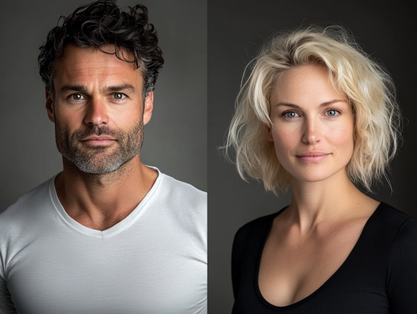
#> input picture labbs/obid/lab3/assets/ManWoman.png, 417 x 314 px, shrunk from 631 x 475 before the run
$ python section04.py   (older library calls are emulated)
#> lines starting #> are read from the running program, lines starting #| are printed output that depends on the picture
"""Lab 3, Section 4: Gaussian filtering and Sobel edges."""

import time
from pathlib import Path

import cv2
import matplotlib.pyplot as plt
import numpy as np


def measure_filter(method, image, *kernels):
    border = cv2.BORDER_REFLECT_101
    method(image, cv2.CV_64F, *kernels, borderType=border)  # Warm up once.
    times = []
    for _ in range(20):
        start = time.perf_counter()
        result = method(image, cv2.CV_64F, *kernels, borderType=border)
        times.append((time.perf_counter() - start) * 1000)
    return result, np.median(times)


def detect_horizontal_edges(gray):
    gx = cv2.Sobel(gray, cv2.CV_64F, 1, 0, ksize=3)
    gy = cv2.Sobel(gray, cv2.CV_64F, 0, 1, ksize=3)
    return gx, gy


lab_folder = Path(__file__).resolve().parent.parent
image_path = lab_folder / "assets" / "ManWoman.png"
image = cv2.imread(str(image_path))
#> image is the input picture: shape (314, 417, 3); mean B, G, R 85.5, 92.6, 104.3
if image is None:
    raise FileNotFoundError(f"Could not read {image_path}")
gray = cv2.cvtColor(image, cv2.COLOR_BGR2GRAY)
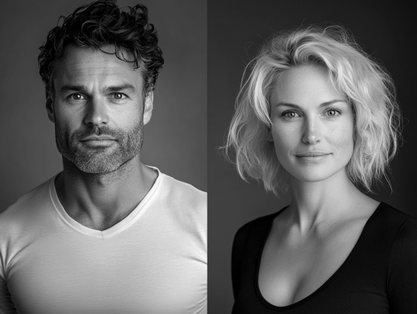
#> gray: shape (314, 417); min 0, max 252, mean 95.3
gray_float = gray.astype(np.float64)

# Q4.1: use equivalent kernels and the same input and border handling.
print("Kernel   Ordinary 2D (ms)   Separable (ms)   Faster         Outputs match")
for size in [5, 11, 21]:
    kernel_1d = cv2.getGaussianKernel(size, 1.0)
    kernel_2d = kernel_1d @ kernel_1d.T
    ordinary, ordinary_ms = measure_filter(cv2.filter2D, gray_float, kernel_2d)
    separable, separable_ms = measure_filter(cv2.sepFilter2D, gray_float, kernel_1d, kernel_1d)
    faster = "Separable" if separable_ms < ordinary_ms else "Ordinary 2D"
    matches = np.allclose(ordinary, separable)
    print(f"{size:2d} x {size:<2d} {ordinary_ms:17.3f} {separable_ms:16.3f}   "
          f"{faster:<14} {matches}")
#> this loop made 3 passes
#> (ordinary_ms, separable_ms) on passes 1 to 3: (1.44, 0.617), (10.43, 1.58), (11.4, 3.08)
#|  5 x 5              1.436            0.617   Separable      True
#| 11 x 11            10.434            1.577   Separable      True
#| 21 x 21            11.402            3.078   Separable      True

# Q4.2 and Q4.3: keep the signed derivatives for the magnitude calculation.
gx, gy = detect_horizontal_edges(gray)
#> in detect_horizontal_edges, `gx = cv2.Sobel(gray, cv2.CV_64F, 1, 0, ksize=3)`:
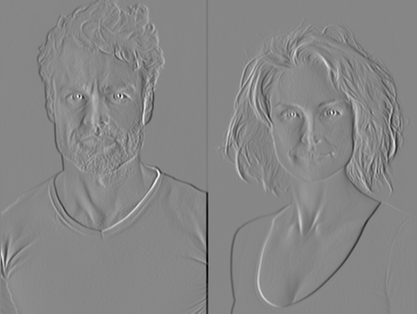
#> gx: shape (314, 417) float64; min -758, max 675, mean -1; drawn with min black and max white
#> in detect_horizontal_edges, `gy = cv2.Sobel(gray, cv2.CV_64F, 0, 1, ksize=3)`:
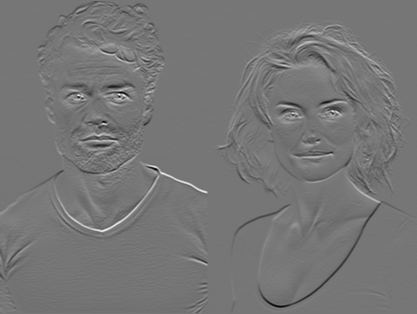
#> gy: shape (314, 417) float64; min -550, max 635, mean 0.7; drawn with min black and max white
horizontal = np.abs(gy)
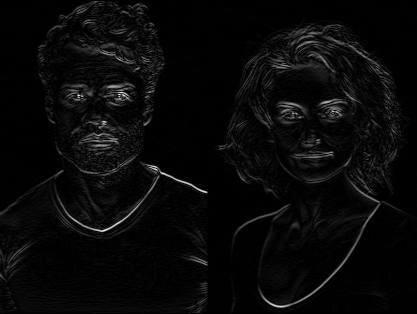
#> horizontal: shape (314, 417) float64; min 0, max 635, mean 22.5; drawn with min black and max white
vertical = np.abs(gx)
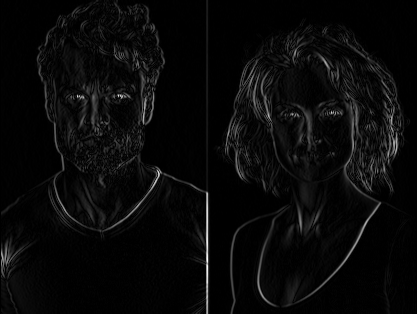
#> vertical: shape (314, 417) float64; min 0, max 758, mean 28.5; drawn with min black and max white
edge_max = max(horizontal.max(), vertical.max())
#> edge_max = 758
magnitude = np.sqrt(gx**2 + gy**2)
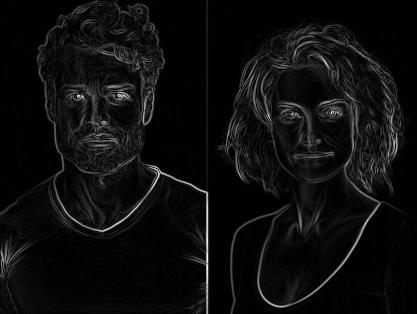
#> magnitude: shape (314, 417) float64; min 0, max 758, mean 40.8; drawn with min black and max white
magnitude_display = cv2.normalize(magnitude, None, 0, 255, cv2.NORM_MINMAX)

fig, axes = plt.subplots(2, 2, figsize=(8.4, 5.6), layout="constrained")
panels = [
    (gray, "Original grayscale", 255),
    (horizontal, "Horizontal Sobel edges |gy|", edge_max),
    (vertical, "Vertical Sobel edges |gx|", edge_max),
    (magnitude_display, "Gradient magnitude (normalized 0–255)", 255),
]
for ax, (pixels, title, upper_limit) in zip(axes.flat, panels):
    ax.imshow(pixels, cmap="gray", vmin=0, vmax=upper_limit)
    ax.set_title(title)
    ax.axis("off")
#> this loop made 4 passes
#> (title, upper_limit) on passes 1 to 4: ('Original grayscale', 255), ('Horizontal Sobel edges |gy|', 758), ('Vertical Sobel edges |gx|', 758), ('Gradient magnitude (normalized 0–255)', 255)

figure_path = lab_folder / "figures" / "section04_sobel_comparison.png"
fig.savefig(figure_path, dpi=180)
print(f"Saved {figure_path.name}")
